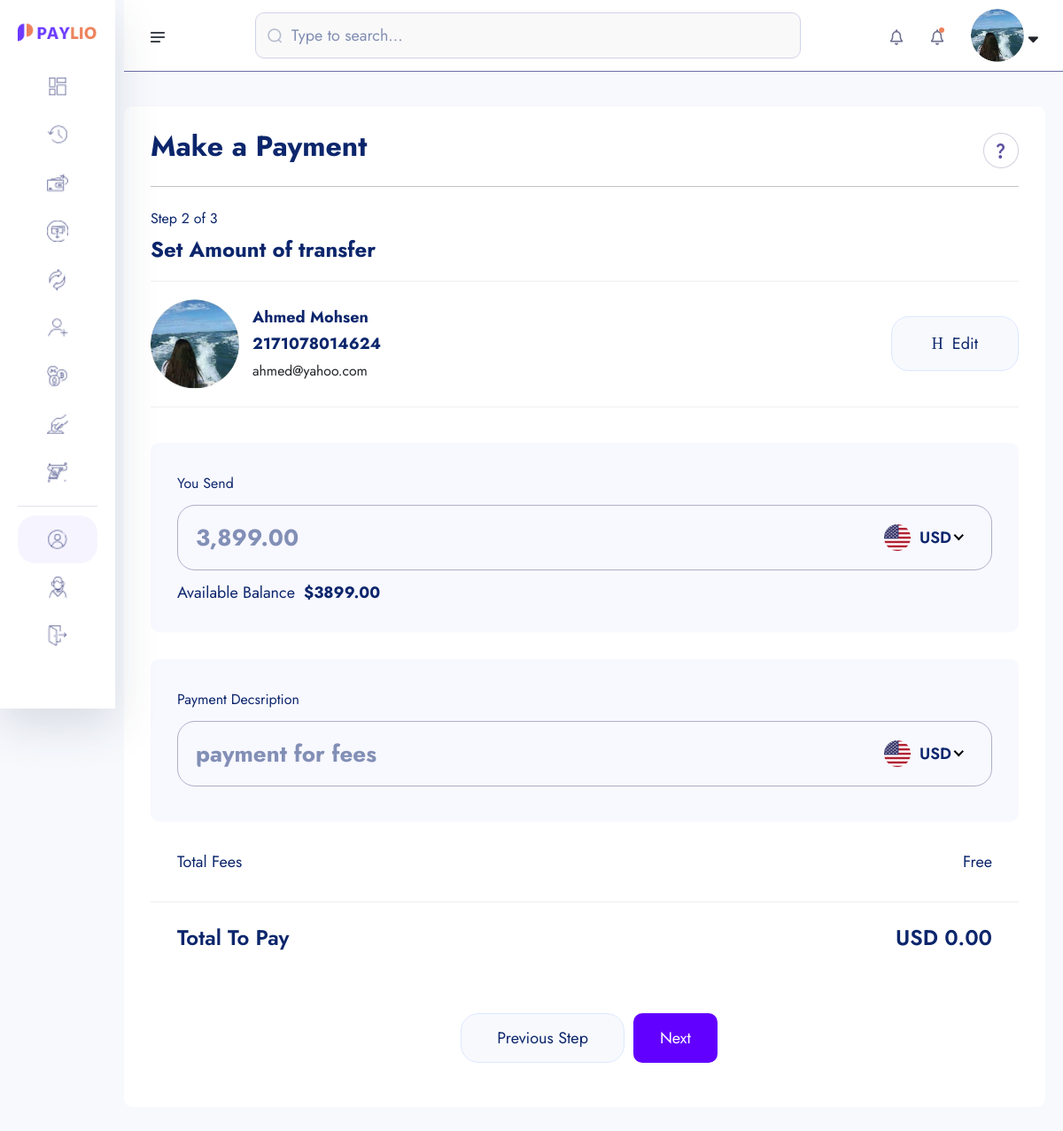
/amount-transfare/2171078014624/ (signed in), run on an earlier commit of the app's database.
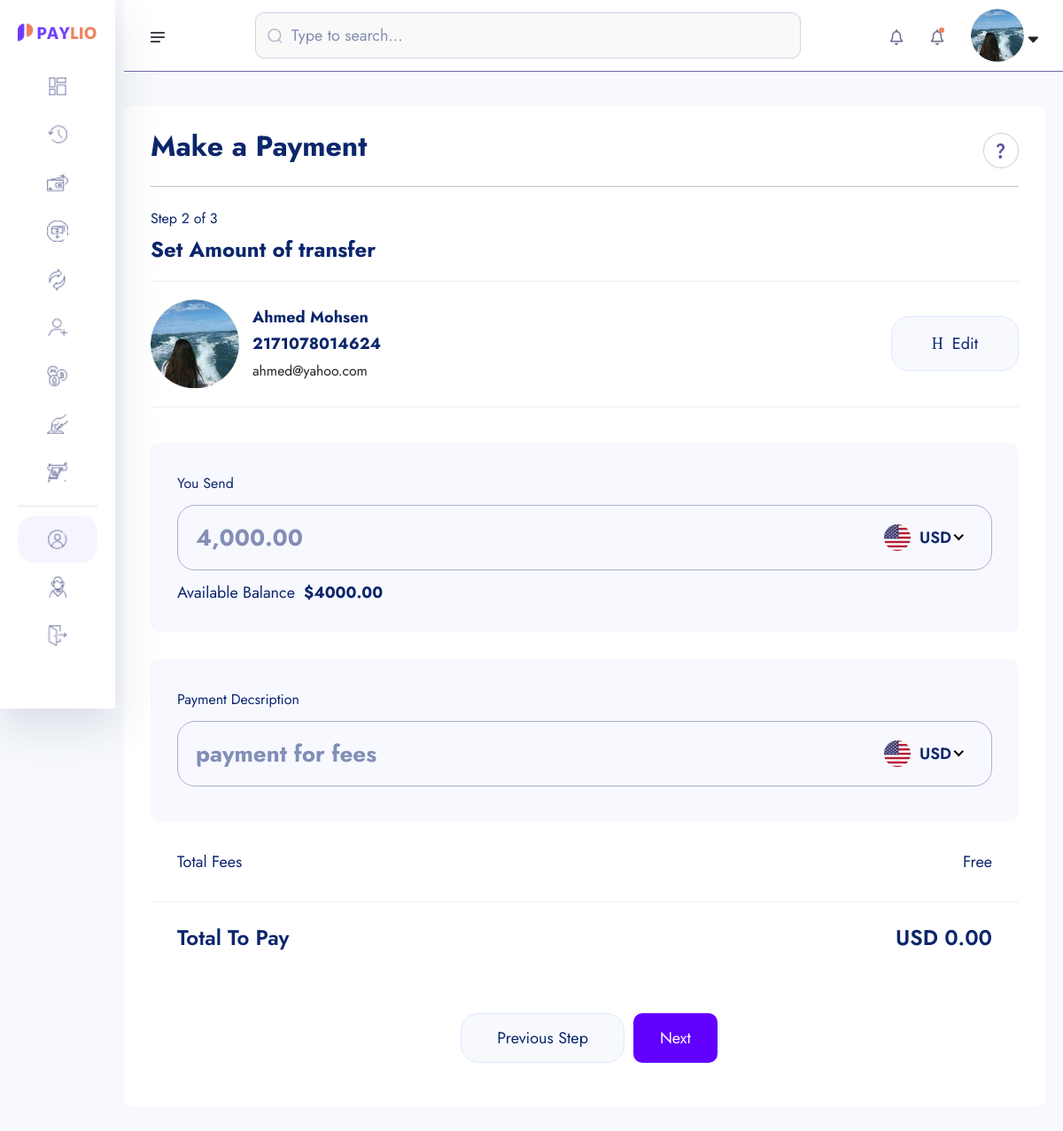
And on a later commit of the database.
### userauths/models.py (models this page shows, shortened)
class User(AbstractUser):
    username = models.CharField(max_length=100)
    email = models.EmailField(unique=True)
    is_staff = models.BooleanField(default=False)
    is_superuser = models.BooleanField(default=False)
    USERNAME_FIELD = 'email'
    REQUIRED_FIELDS = ['username']

### account/models.py (models this page shows, shortened)
class Account(models.Model):
    id = models.UUIDField(primary_key=True, unique=True, default=uuid.uuid4, editable=False)
    user = models.OneToOneField(User, on_delete=models.CASCADE)
    account_balance = models.DecimalField(max_digits=12, decimal_places=2, default=0.00)
    account_number = ShortUUIDField(length=10, unique=True,max_length= 25, prefix="217", alphabet="1234567890" )
    account_id = ShortUUIDField(length=7, unique=True,max_length= 25, prefix="DEX", alphabet="1234567890" )
    pin_number = ShortUUIDField(length=4, unique=True,max_length= 7 , alphabet="1234567890" )
    red_code = ShortUUIDField(length=10, unique=True,max_length= 20, prefix="217", alphabet="abcdefghi1234567890" )
    account_status = models.CharField(max_length=100, choices= ACCOUNT_STATUS, default="in-active")
    date = models.DateTimeField(auto_now_add=True)
    kyc_submitted = models.BooleanField(default=False)
    kyc_confirmed = models.BooleanField(default=False)
    recommended_by = models.ForeignKey(User, on_delete=models.DO_NOTHING, blank=True, null=True, related_name="recommended_by")
    class Meta:
        ordering = ['-date']

class KYC(models.Model):
    id = models.UUIDField(primary_key=True, unique=True, default=uuid.uuid4, editable=False)
    user =  models.OneToOneField(User, on_delete=models.CASCADE)
    account =  models.OneToOneField(Account, on_delete=models.CASCADE, null=True, blank=True)
    full_name = models.CharField(max_length=1000)
    image = models.ImageField(upload_to="kyc", default="default.jpg")
    marital_status = models.CharField(choices=MARITAL_STATUS, max_length=40)
    gender = models.CharField(choices=GENDER, max_length=40)
    identity_type = models.CharField(choices=IDENTITY_TYPE, max_length=140)
    identity_image = models.ImageField(upload_to="kyc", null=True, blank=True)
    date_of_birth = models.DateTimeField(auto_now_add=False)
    signature = models.ImageField(upload_to="kyc")
    country = models.CharField(max_length=100)
    state = models.CharField(max_length=100)
    city = models.CharField(max_length=100)
    mobile = models.CharField(max_length=1000)
    fax = models.CharField(max_length=1000)
    date = models.DateTimeField(auto_now_add=True)
    class Meta:
        ordering = ['-date']

### core/transfare.py (the view)
# urls.py: path('amount-transfare/<account_number>/',AmountTranfare , name='amount-transfare'),
def AmountTranfare(request, account_number):
    try:
        account = Account.objects.get(account_number=account_number)
    except:
        messages.warning(request, "Account does not exist")
    context = {
        "account":account
    }
    return render(request, 'transfare/amount-transfare.html', context)

### core/context_processor.py (called while the page is built)
def default(request):
    try:
        notifications = Notification.objects.filter(user=request.user).order_by("-id")[:10]
    except:
        notifications = None
    return {
        "notifications":notifications,
    }

### templates/transfare/amount-transfare.html (shortened to what this page needs)
{% extends 'partials/dashboard-base.html' %}
{% load static %}
{% load humanize %}
{% block content %}
    <section class="dashboard-section body-collapse pay step step-2">
        <div class="overlay pt-120">
            <div class="container-fruid">
                <div class="main-content">
                    <div class="head-area d-flex align-items-center justify-content-between">
                        <h4>Make a Payment</h4>
                        <div class="icon-area">
                            <img src="{% static 'assets1/images/icon/support-icon.png' %}" alt="icon">
                        </div>
                    </div>
                    <div class="choose-recipient">
                        <div class="step-area">
                            <span class="mdr">Step 2 of 3</span>
                            <h5>Set Amount of transfer</h5>
                        </div>
                        <div class="user-select">
                            <div class="single-user">
                                <div class="left d-flex align-items-center">
                                    <div class="img-area">
                                        <img style="width: 100px; hight: 100px; border-radius: 50%" src="{{account.user.kyc.image.url}}" alt="image">
                                    </div>
                                    <div class="text-area">
                                        <p>{{account.user.kyc.full_name|title}}</p>
                                        <p>{{account.account_number|title}}</p>
                                        <small>{{account.user.email}}</small>
                                    </div>
                                </div>
                                <div class="right">
                                    <a href="{% url 'core:search-account' %}">
                                        <i class="icon-h-edit"></i>
                                        Edit
                                    </a>
                                </div>
                            </div>
                        </div>
                    </div>
                    <form action="{% url 'core:amount-transfare-Process' account.account_number %}" method = "POST">
                        <div class="send-banance">
                            <span class="mdr">You Send</span>
                            <div class="input-area">
                                <input class="xxlr" onkeyup="CalculateBalance()" placeholder="{{ request.user.account.account_balance|intcomma}}" name="amount-send" type="number" id="amount-send">
                            </div>
                            <p>Available Balance<b>${{request.user.account.account_balance}}</b></p>
                        </div>
                        <div class="send-banance">
                            <span class="mdr">Payment Decsription</span>
                            <div class="input-area">
                                <input class="xxlr" onkeyup="CalculateBalance()" placeholder="payment for fees" name="description" type="text" >
                            </div>
                        </div>
                        <ul class="total-fees">
                            <li>Total Fees</li>
                            <li>Free</li>
                        </ul>
                        <ul class="total-fees pay">
                            <li>
                                <h5>Total To Pay</h5>
                            </li>
                            <li>
                                <h5 id="total-to-pay">USD 0.00</h5>
                            </li>
                        </ul>
                        <div class="footer-area mt-40">
                            <a href="pay-step-1.html">Previous Step</a>
                            <button type="submit" style="padding: 10px 30px; border-radius: 10px; background: rgb(98, 0, 255); color: #fff;" class="active">Next</button>
                        </div>
                    </form>
                </div>
            </div>
        </div>
    </section>
{% endblock content %}

### templates/partials/dashboard-base.html (shortened to what the changed rows need)
{% load static %}
<!doctype html>
<html lang="en">
<head>
    <link rel="stylesheet" href="{% static 'assets1/css/bootstrap.min.css' %}">
    <link rel="stylesheet" href="{% static 'assets1/css/fontawesome.min.css' %}">
    <link rel="stylesheet" href="{% static 'assets1/css/jquery-ui.css' %}">
    <link rel="stylesheet" href="{% static 'assets1/css/plugin/apexcharts.css' %}">
    <link rel="stylesheet" href="{% static 'assets1/css/plugin/nice-select.css' %}">
    <link rel="stylesheet" href="{% static 'assets1/css/arafat-font.css' %}">
    <link rel="stylesheet" href="{% static 'assets1/css/plugin/animate.css' %}">
    <link rel="stylesheet" href="{% static 'assets1/css/style.css' %}">
</head>
<body>
    <header class="header-section body-collapse">
        <div class="overlay">
            <div class="container-fruid">
                <div class="row d-flex header-area">
                    <div class="navbar-area d-flex align-items-center justify-content-between">
                        <div class="dashboard-nav">
                            <div class="single-item user-area">
                                <div class="profile-area d-flex align-items-center">
                                    <span class="user-profile">
                                        {% if request.user.kyc.image.url %}
                                            <img style="width: 60px; height: 60px; border-radius: 50%; object-fit: cover;" src="{{ request.user.kyc.image.url }}" alt="image">
                                        {% else %}
                                            <img src="{% static 'assets1/images/default.jpg' %}"  style="width: 50px; height: 50px; border-radius: 50%; object-fit: cover;" alt="">
                                        {% endif %}
                                    </span>
                                </div>
                            </div>
                        </div>
                    </div>
                </div>
            </div>
        </div>
    </header>
{% block content %}
{% endblock content %}
</body>
</html>

What changed in the data, as far as the page shows it:
changed User: amount-send "3,899.00" → "4,000.00"; user.account.account_balance "3899.00" → "4000.00"
